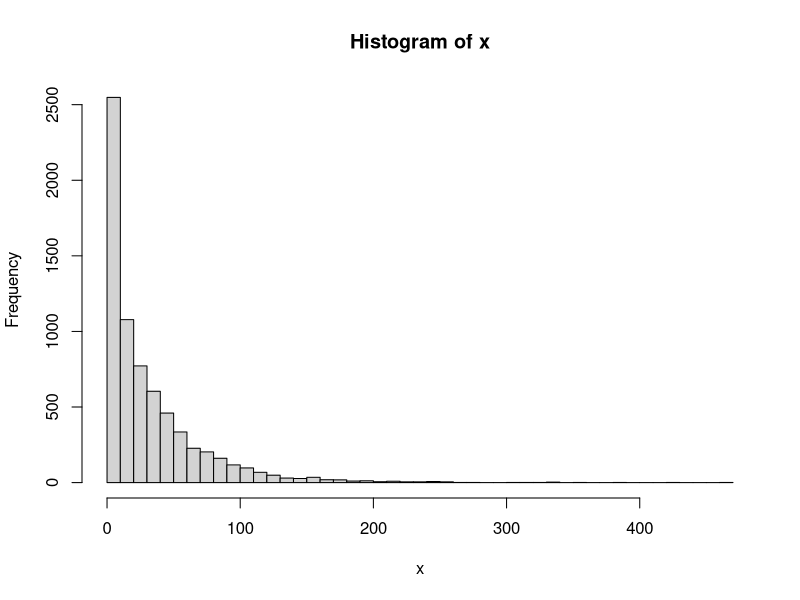
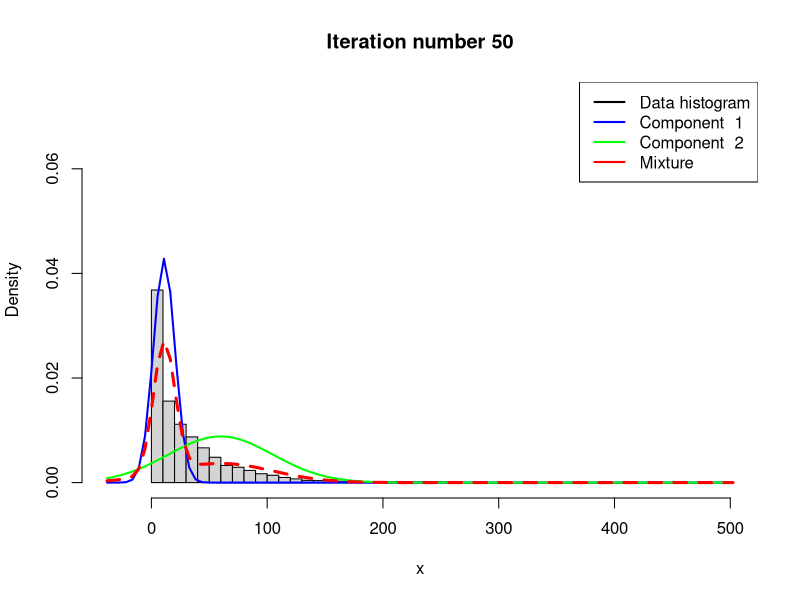
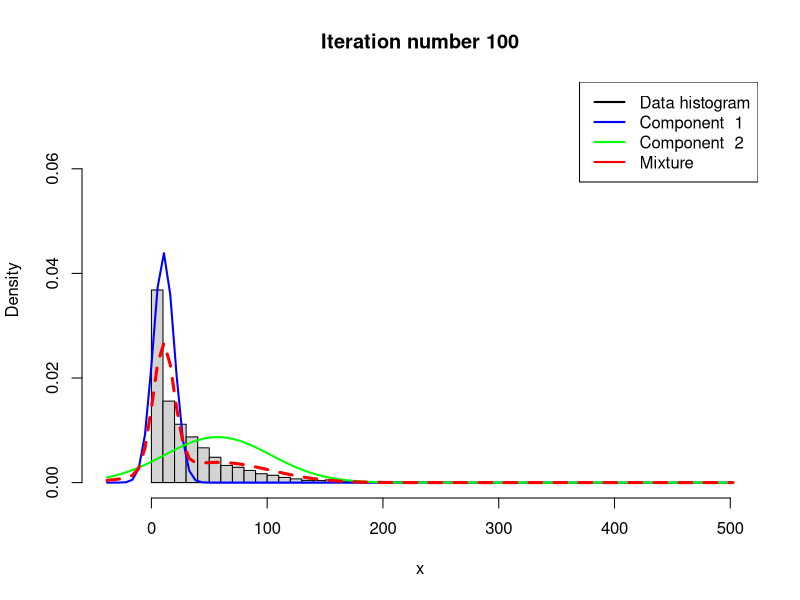
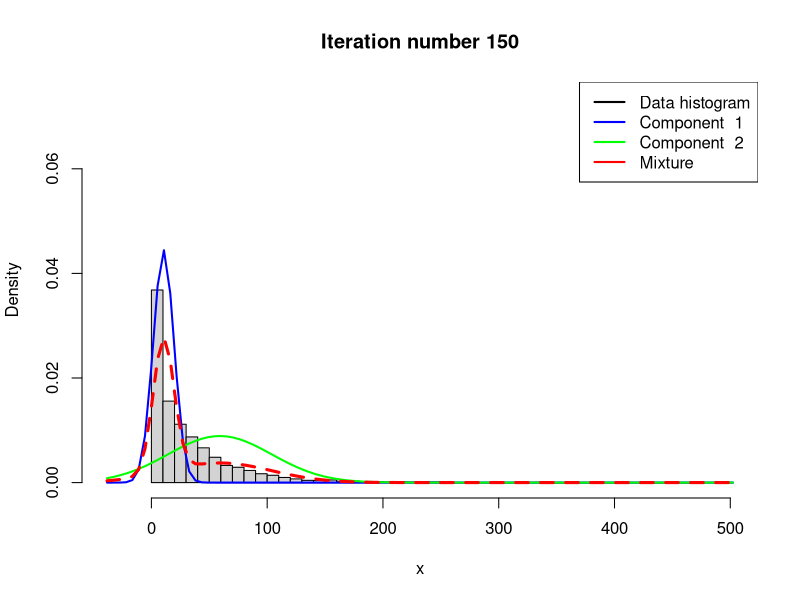
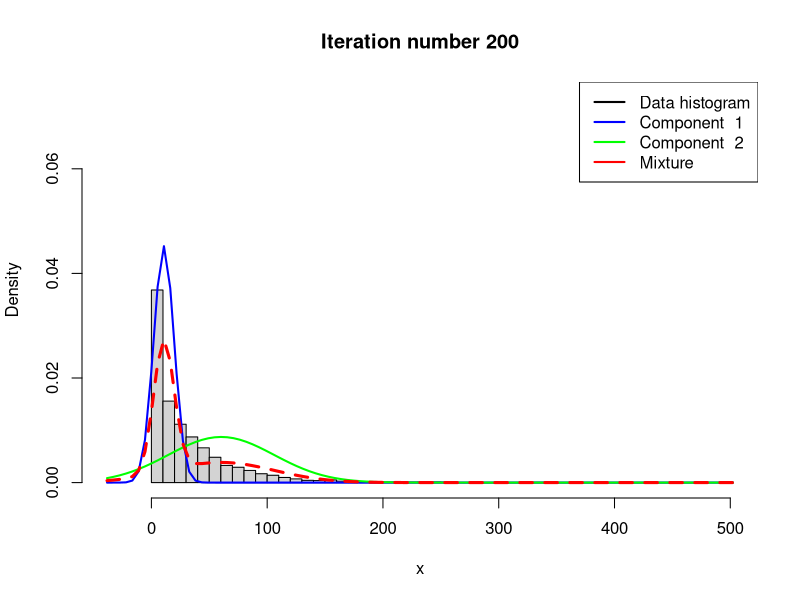
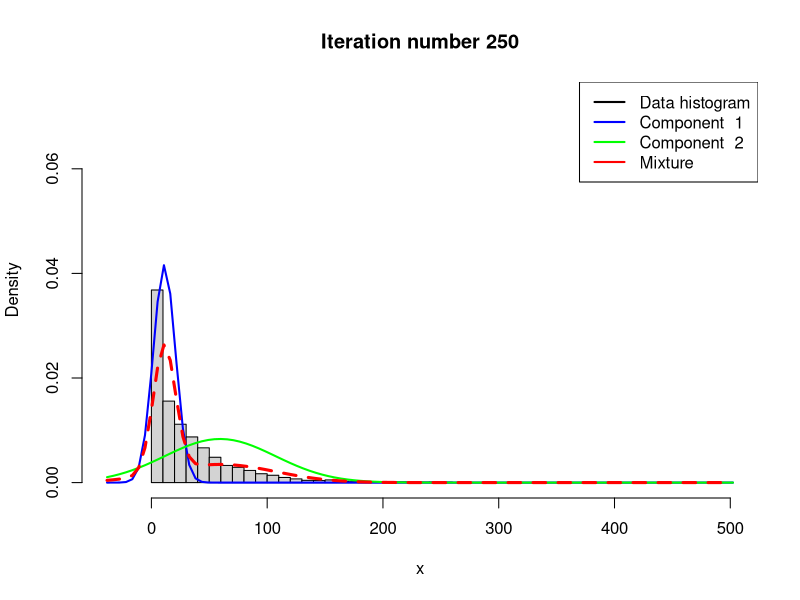
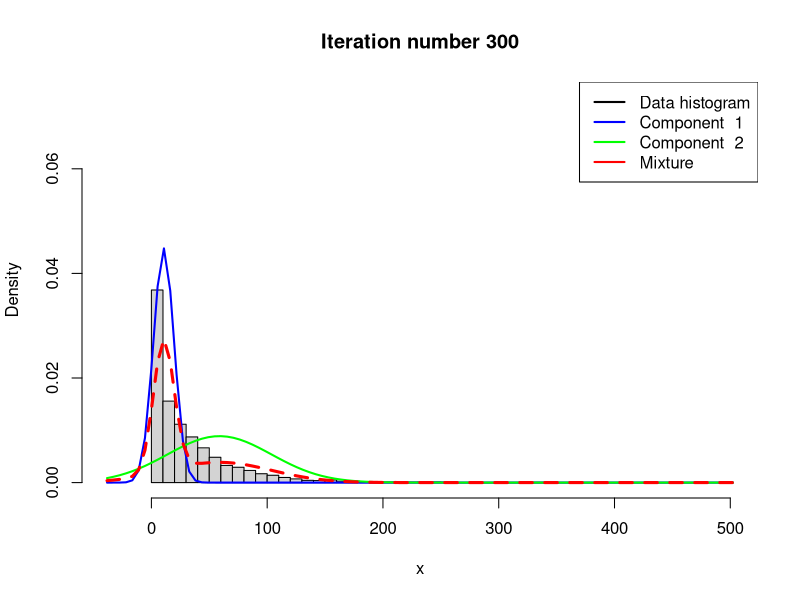
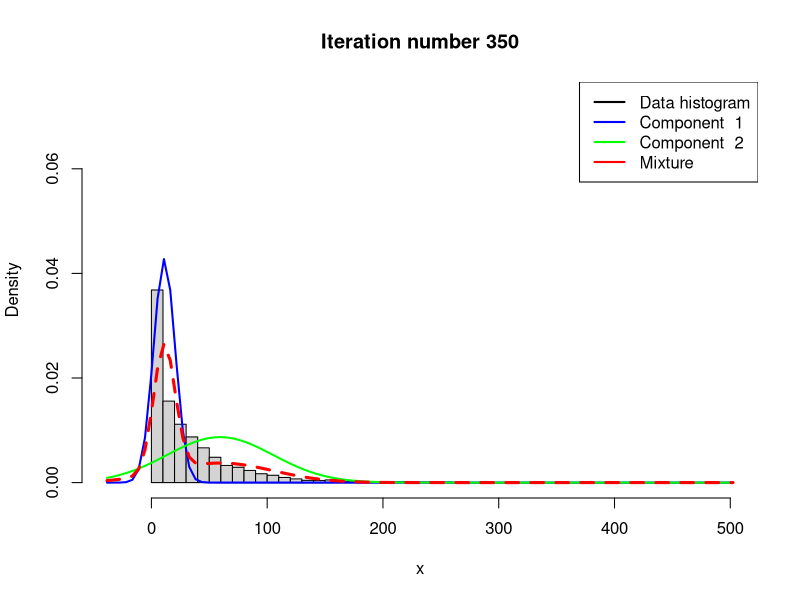

Generate these figures, in order, with R: (Note: a time limit stopped this script after it produced the figures.)
# Estimating a simple mixture of normals
# Author: Mattias Villani, IDA, Linkoping University. http://mattiasvillani.com

##########    BEGIN USER INPUT #################
# Data options
rawData <- read.table("rainfall.dat",header=TRUE)
x <- as.matrix(rawData)

# Model options
nComp <- 2    # Number of mixture components

# Prior options
alpha <- 10*rep(1,nComp) # Dirichlet(alpha)
muPrior <- rep(30,nComp) # Prior mean of mu
tau2Prior <- rep(10,nComp) # Prior std of mu
sigma2_0 <- rep(var(x),nComp) # s20 (best guess of sigma2)
nu0 <- rep(4,nComp) # degrees of freedom for prior on sigma2

# MCMC options
nIter <- 1000 # Number of Gibbs sampling draws

# Plotting options
plotFit <- TRUE
lineColors <- c("blue", "green", "magenta", 'yellow')
sleepTime <- 0 # Adding sleep time between iterations for plotting
################   END USER INPUT ###############

###### Defining a function that simulates from the 
rScaledInvChi2 <- function(n, df, scale){
  return((df*scale)/rchisq(n,df=df))
}

####### Defining a function that simulates from a Dirichlet distribution
rDirichlet <- function(param){
  nCat <- length(param)
  piDraws <- matrix(NA,nCat,1)
  for (j in 1:nCat){
    piDraws[j] <- rgamma(1,param[j],1)
  }
  piDraws = piDraws/sum(piDraws) # Diving every column of piDraws by the sum of the elements in that column.
  return(piDraws)
}

# Simple function that converts between two different representations of the mixture allocation
S2alloc <- function(S){
  n <- dim(S)[1]
  alloc <- rep(0,n)
  for (i in 1:n){
    alloc[i] <- which(S[i,] == 1)
  }
  return(alloc)
}

# Initial value for the MCMC
nObs <- length(x)
S <- t(rmultinom(nObs, size = 1 , prob = rep(1/nComp,nComp))) # nObs-by-nComp matrix with component allocations.
mu <- quantile(x, probs = seq(0.2,0.8,length = nComp))
sigma2 <- rep(var(x),nComp)
probObsInComp <- rep(NA, nComp)

# Setting up the plot
xGrid <- seq(min(x)-1*apply(x,2,sd),max(x)+1*apply(x,2,sd),length = 100)
xGridMin <- min(xGrid)
xGridMax <- max(xGrid)
mixDensMean <- rep(0,length(xGrid))
effIterCount <- 0
ylim <- c(0,2*max(hist(x, n = 50)$density))
stored_mu = matrix(0, nIter, nComp)
stored_sigma = matrix(0, nIter, nComp)

for (k in 1:nIter){
  message(paste('Iteration number:',k))
  alloc <- S2alloc(S) # Just a function that converts between different representations of the group allocations
  nAlloc <- colSums(S)
  # Update components probabilities
  pi <- rDirichlet(alpha + nAlloc)
  
  # Update mu's
  for (j in 1:nComp){
    precPrior <- 1/tau2Prior[j]
    precData <- nAlloc[j]/sigma2[j]
    precPost <- precPrior + precData
    wPrior <- precPrior/precPost
    muPost <- wPrior*muPrior + (1-wPrior)*mean(x[alloc == j])
    tau2Post <- 1/precPost
    mu[j] <- rnorm(1, mean = muPost, sd = sqrt(tau2Post))
    stored_mu[k, j] = mu[j]
  }
  
  # Update sigma2's
  for (j in 1:nComp){
    sigma2[j] <- rScaledInvChi2(1, df = nu0[j] + nAlloc[j], scale = (nu0[j]*sigma2_0[j] + sum((x[alloc == j] - mu[j])^2))/(nu0[j] + nAlloc[j]))
    stored_sigma[k, j] = sigma2[j]
  }
  
  # Update allocation
  for (i in 1:nObs){
    for (j in 1:nComp){
      probObsInComp[j] <- pi[j]*dnorm(x[i], mean = mu[j], sd = sqrt(sigma2[j]))
    }
    S[i,] <- t(rmultinom(1, size = 1 , prob = probObsInComp/sum(probObsInComp)))
  }
  
  # Printing the fitted density against data histogram
  if (plotFit && (k%%50 ==0)){
    effIterCount <- effIterCount + 1
    hist(x, breaks = 50, freq = FALSE, xlim = c(xGridMin,xGridMax), main = paste("Iteration number",k), ylim = ylim)
    mixDens <- rep(0,length(xGrid))
    components <- c()
    for (j in 1:nComp){
      compDens <- dnorm(xGrid,mu[j],sd = sqrt(sigma2[j]))
      mixDens <- mixDens + pi[j]*compDens
      lines(xGrid, compDens, type = "l", lwd = 2, col = lineColors[j])
      components[j] <- paste("Component ",j)
    }
    mixDensMean <- ((effIterCount-1)*mixDensMean + mixDens)/effIterCount
    
    lines(xGrid, mixDens, type = "l", lty = 2, lwd = 3, col = 'red')
    legend("topright", box.lty = 1, legend = c("Data histogram",components, 'Mixture'), 
           col = c("black",lineColors[1:nComp], 'red'), lwd = 2)
    Sys.sleep(sleepTime)
  }
  
}

hist(x, breaks = 50, freq = FALSE, xlim = c(xGridMin,xGridMax), main = "Final fitted density")
lines(xGrid, mixDens, type = "l", lwd = 2, lty = 4, col = "red")
lines(xGrid, dnorm(xGrid, mean = mean(x), sd = apply(x,2,sd)), type = "l", lwd = 2, col = "blue")
legend("topright", box.lty = 1, legend = c("Data histogram","Mixture density","Normal density"), col=c("black","red","blue"), lwd = 2)

par(mfrow=c(2,2))
plot(stored_mu[, 1], type='l', main = 'mu 1')
plot(stored_mu[, 2], type='l', main = 'mu 2')
plot(stored_sigma[, 1], type='l', main = 'sigma 1')
plot(stored_sigma[, 2], type='l', main = 'sigma 2')

par(mfrow=c(2,2))
plot(stored_mu[20:nIter, 1], type='l', main = 'mu 1')
plot(stored_mu[20:nIter, 2], type='l', main = 'mu 2')
plot(stored_sigma[20:nIter, 1], type='l', main = 'sigma 1')
plot(stored_sigma[20:nIter, 2], type='l', main = 'sigma 2')
